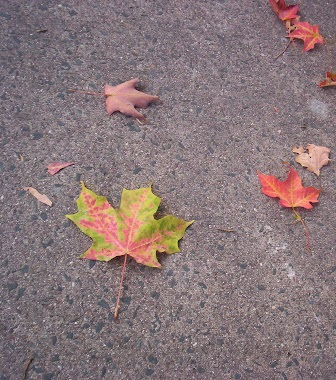
#> input picture leaves.jpg, 336 x 380 px, found by its file name
$ python cv-lab3-3.py
#> lines starting #> are read from the running program, lines starting #| are printed output that depends on the picture
import cv2 as cv
import numpy as np
from matplotlib import pyplot as plt
from mpl_toolkits.mplot3d import Axes3D
import random

##  BIG MICH

#Read in image

#convert RGB to HSV

#Use subplots from matplotlib to show HSV and original photo


#Seperate channels Hue (H), Saturation (S), Value (V)

#convert to binary

path = r'/home/mich/Documents/Michel/Opencv/cv-lab3/leaves.jpg'
img = cv.imread(path)
#> img is the input picture: shape (380, 336, 3); mean B, G, R 120.9, 118.7, 136.3


imgHSV= cv.cvtColor(img, cv.COLOR_BGR2HSV)
#> imgHSV: shape (380, 336, 3); mean H, S, V 138.2, 36.4, 136.7

imgSat = imgHSV[:, :, 1]
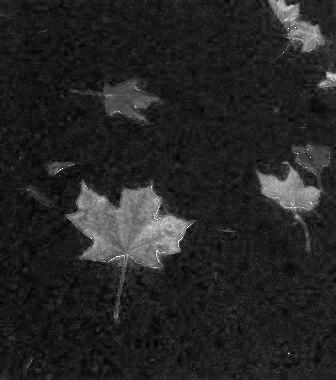
#> imgSat: shape (380, 336); min 0, max 255, mean 36.4

fig, axes = plt.subplots(2, 2, figsize=(10, 10))

axes[0, 0].imshow(img, cmap='gray')
axes[0, 0].set_title('Normal images')


# HSV Image
axes[0, 1].imshow(imgSat, cmap='hsv')
axes[0, 1].set_title('HSV Image')

for ax in axes.flatten():
    ax.axis('off')

plt.tight_layout()
plt.show()
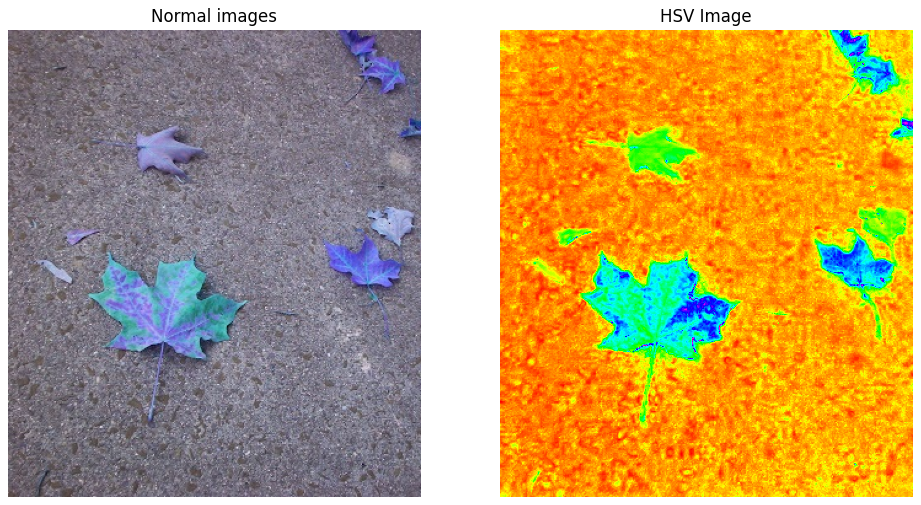
#> figure drawn by matplotlib, 2 panels; B, G, R data is drawn as R, G, B

cv.waitKey(0)
cv.destroyAllWindows()
